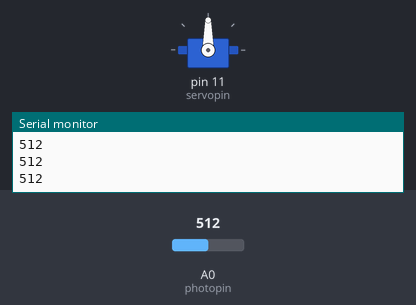
A sketch run on a simulated Arduino Uno, built with avr-gcc and run on an emulated ATmega328P. On the bench: servo, the last lines printed to the serial monitor. Inputs (shaded band) come from the test bench; at power-on: A0 (photopin) = 512.

Above: at 1.3 s.
1.4 s: A0 (photopin) set to 716
At 2.7 s:
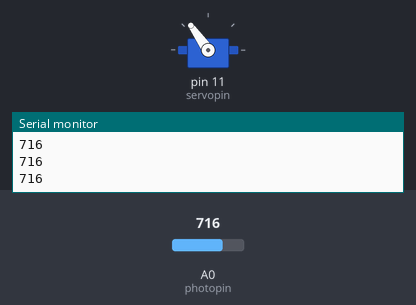
3.0 s: A0 (photopin) set to 900
At 4.1 s:
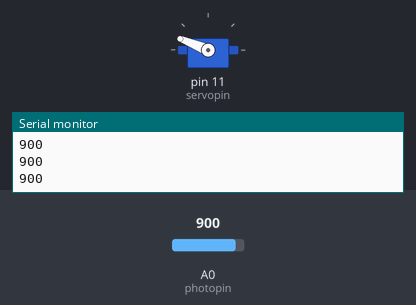
4.5 s: A0 (photopin) set to 1023
At 5.3 s:
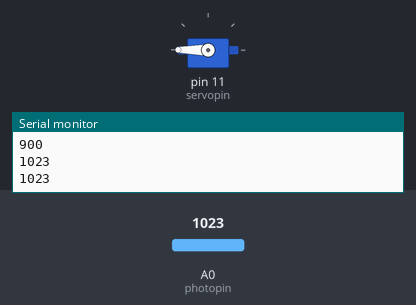
6.0 s: A0 (photopin) set to 306
At 6.5 s:
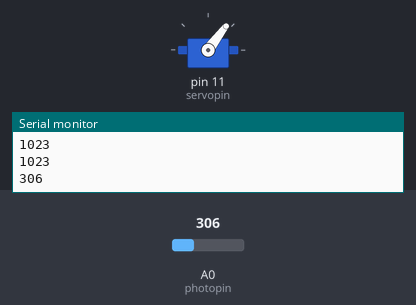
7.5 s: A0 (photopin) set to 122
At 8.7 s:
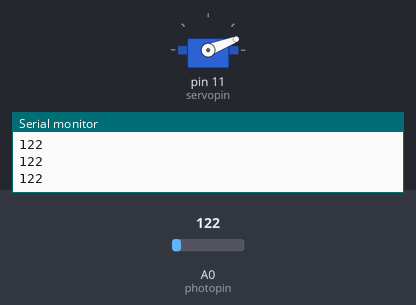
9.0 s: A0 (photopin) set to 0
At 10.1 s:
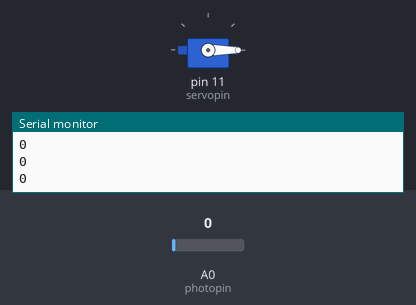
Timing chart, 0 to 11.5 s (numbered marks = the images above; inputs shaded):
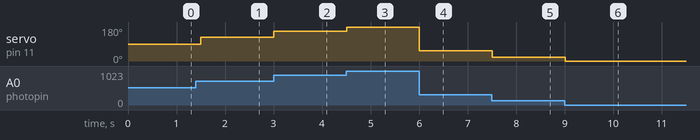

Measured:
- after the input at 1.4 s, servo on pin 11 (servopin): 90° → 125° after 0.10 s
- after the input at 3.0 s, servo on pin 11 (servopin): 125° → 158° at once
- after the input at 4.5 s, servo on pin 11 (servopin): 158° → 180° at once
- after the input at 6.0 s, servo on pin 11 (servopin): 180° → 53° at once
- after the input at 7.5 s, servo on pin 11 (servopin): 53° → 21° at once
- after the input at 9.0 s, servo on pin 11 (servopin): 21° → 0° at once

The sketch:

Weather_Code.ino
```cpp
#include <Servo.h>

Servo myServo;

int photopin=A0;
int servopin=11;

int photoread;
int angle;

void setup()
{
  pinMode(photopin, INPUT);
  pinMode(servopin,INPUT);
  myServo.attach(servopin);

  Serial.begin(9600);
}

void loop()
{
  photoread=analogRead(A0);
  angle=map(photoread,0,1023,0,180);

  Serial.println(photoread);

  myServo.write(angle);
  delay(500);


}
```
